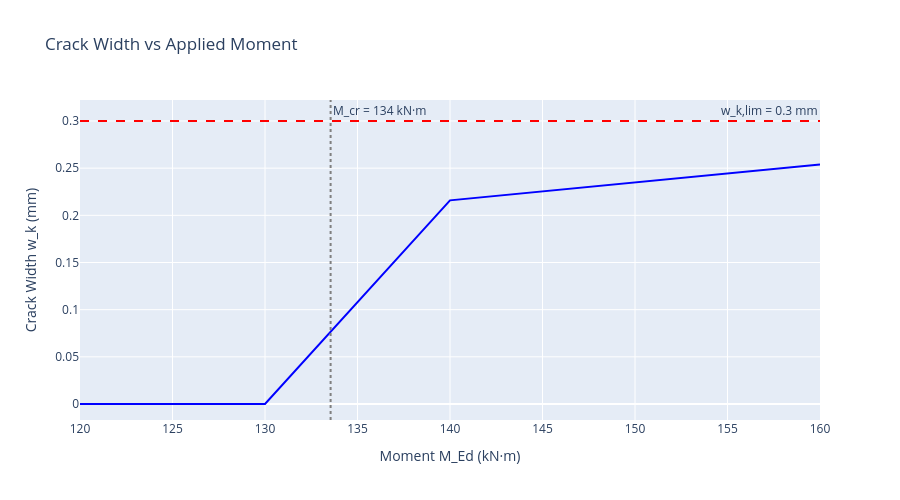

Write notebook code for a chart like this one.
### Markdown cell above
---
## 6. Parametric Study: Crack Width vs Moment

### Code cell
# Generate crack width curve
M_cr = cracking_check.find_cracking_moment()
moments = np.linspace(120, 160, 5)
crack_widths = []

for M in moments:
    if M <= M_cr:
        crack_widths.append(0)
    else:
        try:
            result = cracking_check.calculate_detailed(M_Ed=float(M), N_Ed=0)
            crack_widths.append(result.w_k)
        except:
            crack_widths.append(np.nan)

# Plot
fig = go.Figure()

fig.add_trace(go.Scatter(
    x=moments,
    y=crack_widths,
    mode='lines',
    name='Crack width w_k',
    line=dict(color='blue', width=2),
))

# Add limit line
fig.add_hline(
    y=cracking_check.w_k_limit,
    line_dash="dash",
    line_color="red",
    annotation_text=f"w_k,lim = {cracking_check.w_k_limit} mm",
)

# Add cracking moment line
fig.add_vline(
    x=M_cr,
    line_dash="dot",
    line_color="gray",
    annotation_text=f"M_cr = {M_cr:.0f} kN·m",
)

fig.update_layout(
    title="Crack Width vs Applied Moment",
    xaxis_title="Moment M_Ed (kN·m)",
    yaxis_title="Crack Width w_k (mm)",
    height=500,
)

fig.show()

### Figure 1 — Plotly figure (JSON) as saved in the notebook; plotly's stock layout.template omitted (floating-point values rounded to 4 significant figures)
{"data": [{"line": {"color": "blue", "width": 2}, "mode": "lines", "name": "Crack width w_k", "type": "scatter", "x": [120.0, 130.0, 140.0, 150.0, 160.0], "y": [0, 0, 0.2159, 0.2349, 0.2539]}], "layout": {"annotations": [{"showarrow": false, "text": "w_k,lim = 0.3 mm", "x": 1, "xanchor": "right", "xref": "x domain", "y": 0.3, "yanchor": "bottom", "yref": "y"}, {"showarrow": false, "text": "M_cr = 134 kN·m", "x": 133.5, "xanchor": "left", "xref": "x", "y": 1, "yanchor": "top", "yref": "y domain"}], "height": 500, "shapes": [{"line": {"color": "red", "dash": "dash"}, "type": "line", "x0": 0, "x1": 1, "xref": "x domain", "y0": 0.3, "y1": 0.3, "yref": "y"}, {"line": {"color": "gray", "dash": "dot"}, "type": "line", "x0": 133.5, "x1": 133.5, "xref": "x", "y0": 0, "y1": 1, "yref": "y domain"}], "title": {"text": "Crack Width vs Applied Moment"}, "xaxis": {"title": {"text": "Moment M_Ed (kN·m)"}}, "yaxis": {"title": {"text": "Crack Width w_k (mm)"}}}}
